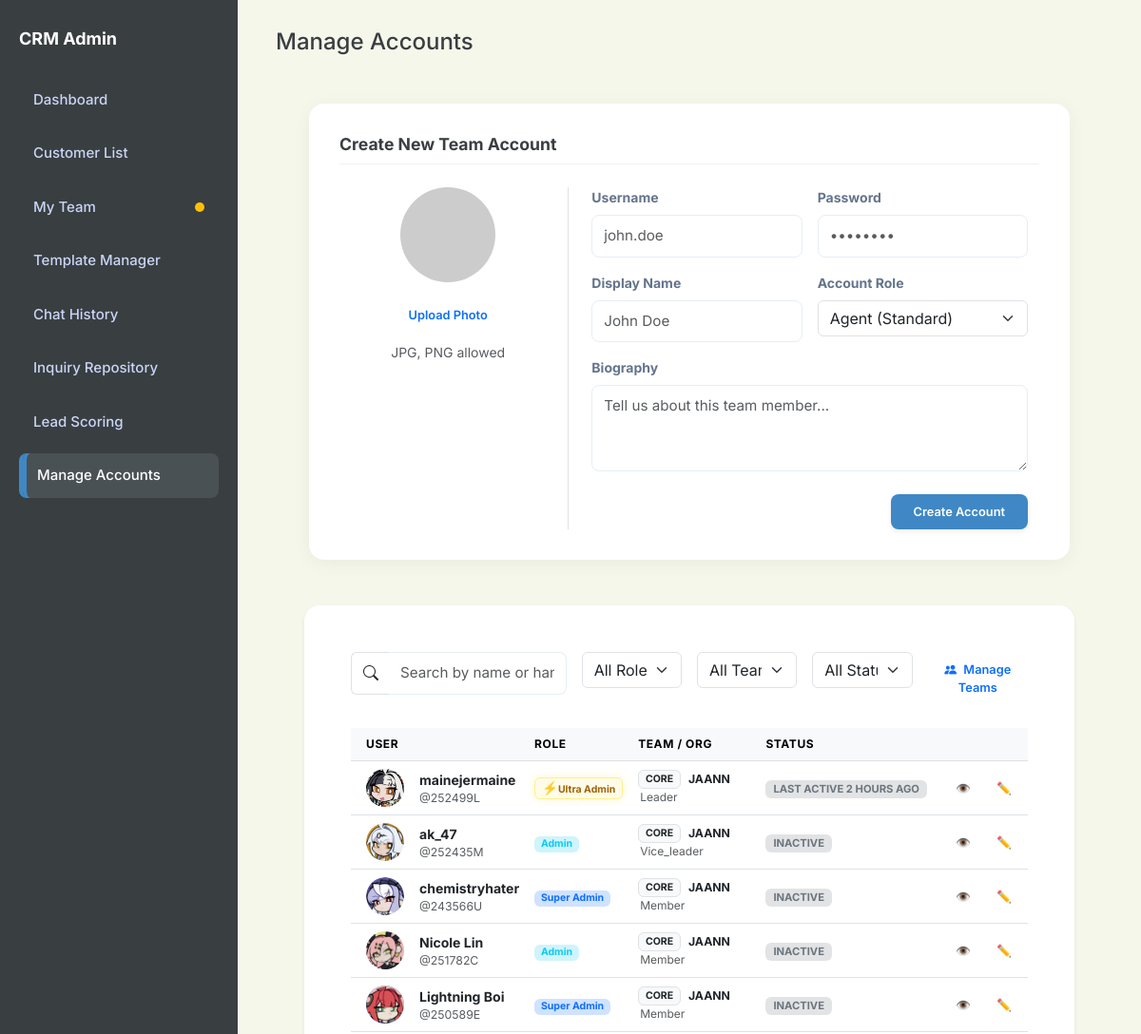
The app's page /admin/create-account (signed in, upper part), older data.
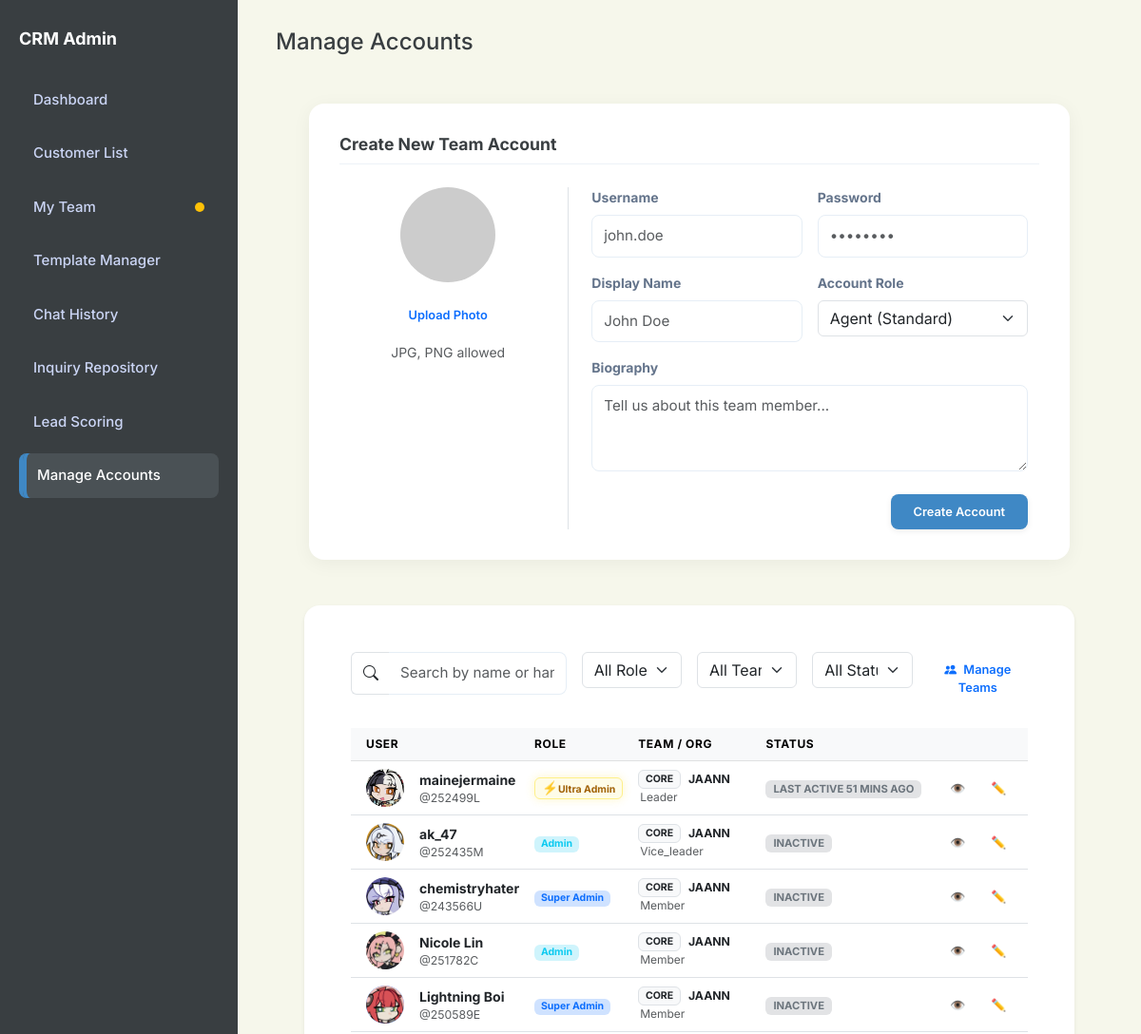
The same page, newer data.
### app.py (models this page shows, shortened)
class User(db.Model):
    id = db.Column(db.Integer, primary_key=True)
    username = db.Column(db.String(80), unique=True, nullable=False)
    password = db.Column(db.String(200), nullable=False)
    name = db.Column(db.String(100), default='Admin')
    bio = db.Column(db.Text, default='')
    profile_picture = db.Column(db.String(200), default='https://ui-avatars.com/api/?name=Admin&background=random')
    role = db.Column(db.String(20), default='agent') # super_admin, agent
    preferences = db.Column(db.Text, default='{}') # Stores dashboard layout/stats as JSON
    last_active = db.Column(db.String(50))
    team_id = db.Column(db.Integer, db.ForeignKey('team.id'), nullable=True)
    team_role = db.Column(db.String(20)) # leader, vice_leader, member
    last_active_team_chat = db.Column(db.String(50)) # Timestamp of last time user viewed team chat
    @property
    def status_display(self):
        if not self.last_active:
            return "Inactive"
        try:
            from datetime import datetime
            last = datetime.strptime(self.last_active, '%Y-%m-%d %H:%M:%S')
            now = datetime.now()
            diff = now - last
            minutes = divmod(diff.total_seconds(), 60)[0]
            if minutes < 5:
                return "Active"
            elif minutes < 60:
                return f"Last active {int(minutes)} mins ago"
            elif minutes < 1440:
                return f"Last active {int(minutes // 60)} hours ago"
            else:
                return f"Last active {int(minutes // 1440)} days ago"
        except:
            return "Inactive"

class Team(db.Model):
    id = db.Column(db.Integer, primary_key=True)
    name = db.Column(db.String(100), unique=True, nullable=False)
    profile_picture = db.Column(db.String(255), default='https://ui-avatars.com/api/?name=Team&background=random')
    description = db.Column(db.Text, default='')
    role = db.Column(db.String(50)) # e.g., "Corporate Sales", "Customer Support"
    department = db.Column(db.String(50))
    team_score = db.Column(db.Integer, default=0)
    team_tag = db.Column(db.String(50))
    created_at = db.Column(db.String(50))
    members = db.relationship('User', backref='team_obj', foreign_keys='User.team_id', lazy=True)

### app.py (the view, shortened to what this page needs)
@app.route('/admin/create-account', methods=['GET', 'POST'])
def admin_create_account():
    if not session.get('logged_in'):
        return redirect(url_for('login'))
    current_user = User.query.get(session.get('user_id'))
    if current_user.username != '252499L' and current_user.role not in ['super_admin', 'admin']:
        return render_template('404.html'), 404
    promotion_requests = []
    total_super_admins = 0
    if current_user.role in ['super_admin', 'ultra_admin']:
        promotion_requests = PromotionRequest.query.filter_by(status='pending').all()
        total_super_admins = User.query.filter_by(role='super_admin').count()
    return render_template('create_account.html',
                           users=User.query.all(),
                           teams=Team.query.all(),
                           promotion_requests=promotion_requests,
                           total_super_admins=total_super_admins,
                           me=current_user)

### app.py (called while the page is built)
@app.context_processor
def context_processor():
    from flask import g
    return dict(
        team_pending_requests_count=getattr(g, 'team_pending_requests_count', 0),
        unread_team_messages=getattr(g, 'unread_team_messages', False)
    )

@app.context_processor
def inject_user_preferences():
    theme = 'light'
    if has_request_context() and 'user_id' in session:
        user_id = session.get('user_id')
        user = User.query.get(user_id)
        if user and user.preferences:
            try:
                import json
                prefs = json.loads(user.preferences)
                theme = prefs.get('theme', 'light')
            except:
                pass
    return dict(current_theme=theme)

### templates/create_account.html (shortened to what the changed rows need)
<!DOCTYPE html>
<html lang="en">
<head>
    <link href="https://cdn.jsdelivr.net/npm/bootstrap@5.3.0/dist/css/bootstrap.min.css" rel="stylesheet">
    <link rel="stylesheet" href="https://cdn.jsdelivr.net/npm/bootstrap-icons@1.11.1/font/bootstrap-icons.css">
    <link rel="stylesheet" href="{{ url_for('static', filename='style.css') }}">
</head>
<body id="page-admin-accounts"
    class="{% if current_theme and current_theme != 'light' %}theme-{{ current_theme }}{% endif %}">
    <aside class="sidebar">
        <h2>CRM Admin</h2>
    </aside>
    <main class="main">
        <div class="header">
            <div class="header-left">
                <h1 style="margin:0; font-size: 24px;">Manage Accounts</h1>
            </div>
        </div>
        <div class="content-body" style="padding: 30px;">
            <div class="card shadow-sm border-0" style="border-radius: 16px;">
                <div class="card-body p-4">
                    <div class="table-responsive">
                        <table class="table table-hover align-middle" id="accountsTable">
                            <thead class="table-light">
                                <tr>
                                    <th class="ps-3">User</th>
                                    <th>Role</th>
                                    <th>Team / Org</th>
                                    <th>Status</th>
                                    <th class="text-end pe-3">Actions</th>
                                </tr>
                            </thead>
                            <tbody>
                                {% for user in users %}
                                <tr>
                                    <td class="ps-3">
                                        <div class="d-flex align-items-center">
                                            <div class="avatar-circle me-3"
                                                style="width: 40px; height: 40px; border-radius: 50%; overflow: hidden;">
                                                {% if user.profile_picture and 'http' in user.profile_picture %}
                                                <img src="{{ user.profile_picture }}" alt="User"
                                                    style="width: 100%; height: 100%; object-fit: cover;">
                                                {% elif user.profile_picture %}
                                                <img src="{{ url_for('static', filename='uploads/' + user.profile_picture) }}"
                                                    alt="User" style="width: 100%; height: 100%; object-fit: cover;">
                                                {% else %}
                                                <div
                                                    class="bg-light text-primary d-flex align-items-center justify-content-center w-100 h-100 fw-bold">
                                                    {{ user.username[0] | upper }}
                                                </div>
                                                {% endif %}
                                            </div>
                                             <div style="cursor: pointer;" onclick="showAgentProfile('{{ user.id }}')">
                                                 <div class="fw-bold">{{ user.name }}</div>
                                                 <div class="text-muted small">@{{ user.username }}</div>
                                             </div>
                                        </div>
                                    </td>
                                    <td>
                                        {% if user.role == 'ultra_admin' %}
                                        <span class="badge role-ultra-admin">Ultra Admin</span>
                                        {% elif user.role == 'super_admin' %}
                                        <span class="badge bg-primary-subtle text-primary">Super Admin</span>
                                        {% elif user.role == 'admin' %}
                                        <span class="badge bg-info-subtle text-info">Admin</span>
                                        {% else %}
                                        <span class="badge bg-secondary-subtle text-secondary">Agent</span>
                                        {% endif %}
                                    </td>
                                    <td>
                                        {% if user.team_obj %}
                                        <div class="d-flex align-items-center" style="cursor: pointer;"
                                            onclick="showTeamDetails('{{ user.team_id }}')">
                                            <span class="badge bg-light text-dark border me-2">{{ user.team_obj.team_tag
                                                or 'TEAM' }}</span>
                                            <span class="small fw-bold">{{ user.team_obj.name }}</span>
                                        </div>
                                        <div class="small text-muted" style="font-size: 0.75rem; margin-left: 2px;">
                                            {{ user.team_role | title if user.team_role else 'Member' }}
                                        </div>
                                        {% else %}
                                        <span class="text-muted small">No Team</span>
                                        {% endif %}
                                    </td>
                                    <td>
                                        {% set status = user.status_display %}
                                        <span
                                            class="badge {% if 'Active' in status %}bg-success-subtle text-success{% else %}bg-secondary-subtle text-secondary{% endif %} px-2 py-1"
                                            style="font-size: 0.7rem;">
                                            {{ status | upper }}
                                        </span>
                                    </td>
                                    <td class="text-end pe-3" data-search-team="{{ user.team_id or 'none' }}"
                                        data-search-role="{{ user.role }}"
                                        data-search-status="{{ 'Active' if 'Active' in status else 'Inactive' }}">
                                        <div class="btn-group">
                                            <button class="btn btn-sm btn-outline-primary"
                                                onclick="showAgentProfile('{{ user.id }}')" title="View Profile">
                                                👁️
                                            </button>
                                            {% set can_edit = (session.get('user_role') in ['ultra_admin',
                                            'super_admin']) or
                                            (session.get('user_role') == 'admin' and user.role == 'agent') %}
                                            <button class="btn btn-sm btn-outline-warning"
                                                onclick="editUser('{{ user.id }}')" title="Edit Account" >
                                                ✏️
                                            </button>
                                            {% set can_delete = (session.get('user_role') == 'ultra_admin') or
                                            (session.get('user_role') == 'super_admin' and user.role not in
                                            ['super_admin', 'ultra_admin']) or
                                            (session.get('user_role') == 'admin' and user.role == 'agent') %}
                                            {% if session.get('user_id') == user.id %}
                                            {% set can_delete = false %}
                                            {% endif %}
                                            {% if user.username == '252499L' %}
                                            {% set can_delete = false %}
                                            {% endif %}
                                            <button class="btn btn-sm btn-outline-danger"
                                                onclick="confirmDeleteUser('{{ user.id }}', '{{ user.username }}')"
                                                title="Delete Account" {% if not can_delete %}disabled
                                                style="opacity:0.5; cursor:not-allowed;" {% endif %}>
                                            </button>
                                        </div>
                                    </td>
                                </tr>
                                {% endfor %}
                            </tbody>
                        </table>
                    </div>
                </div>
            </div>
        </div>
    </main>
</body>
</html>

Row changes from the older to the newer data that the page shows:
changed User "mainejermaine": status "LAST ACTIVE 2 HOURS AGO" → "LAST ACTIVE 51 MINS AGO"
